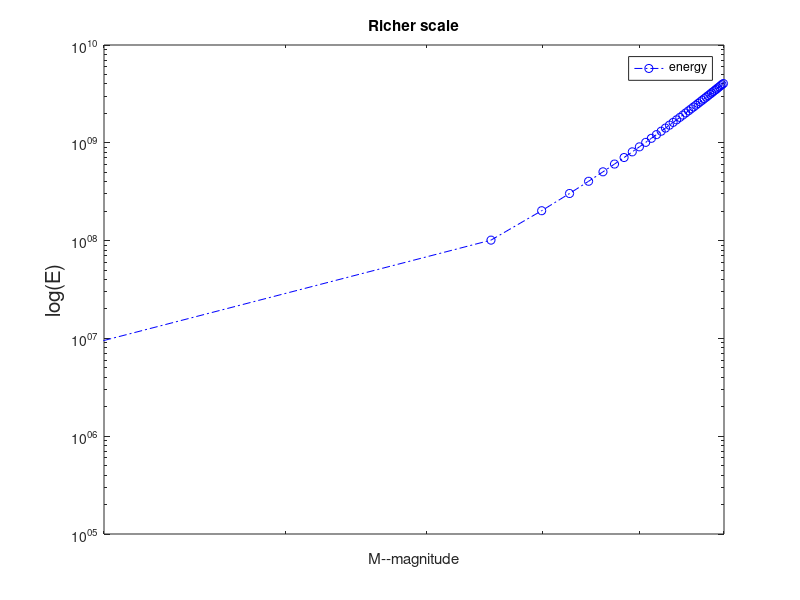

Write the MATLAB code that produced this figure.
% RICHER SCALE

E=10^5*(linspace(1,100000));
M=(2/3)*(log(E/(10^4.4)));

%figure
loglog(M,E,'-.o','color','b')
xlim([3 8])
xlabel('M--magnitude')
ylabel('log(E)','FontSize',15)
legend('energy')
title('Richer scale')
